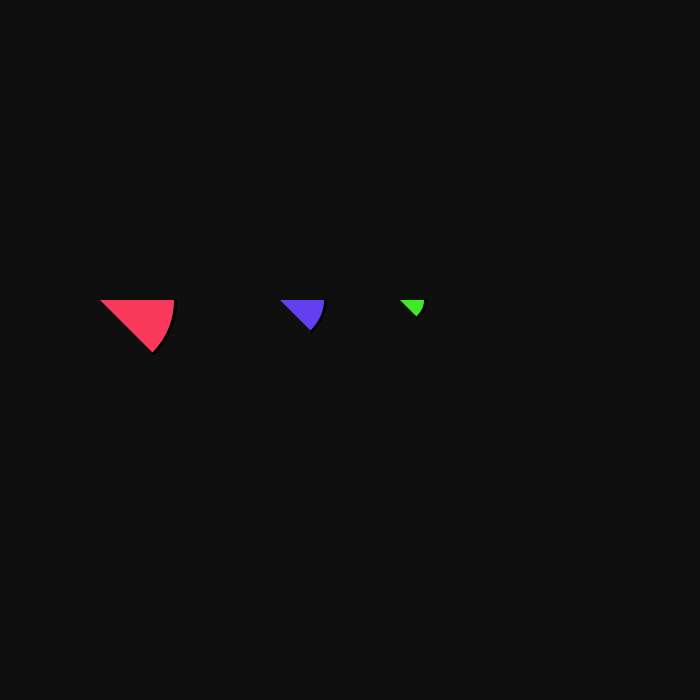
Frame 1 (no input)
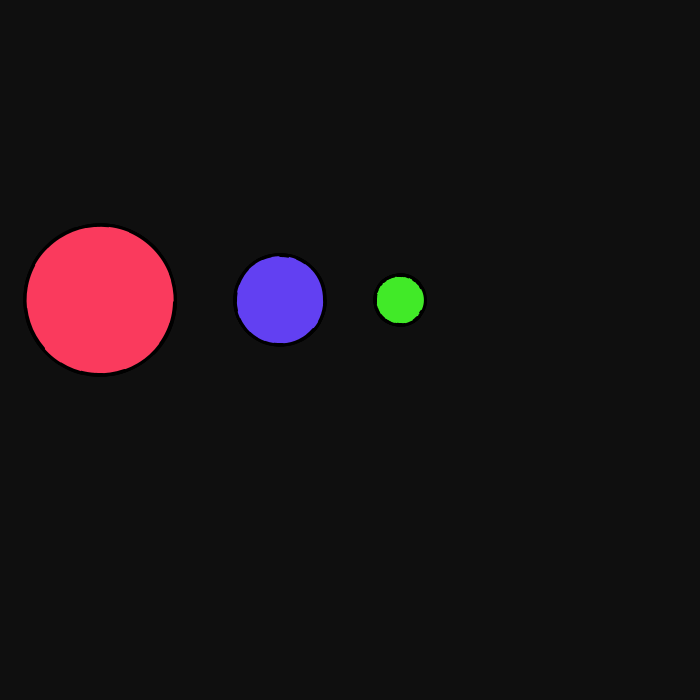
Frame 60 (the mouse pressed at the canvas centre just before this capture)
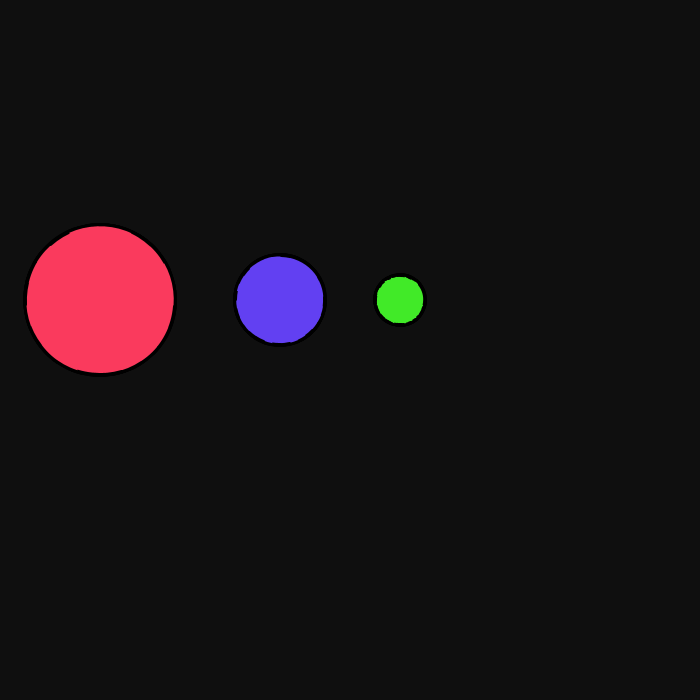
Frame 120 (the mouse held since frame 60 and released just before this capture)

The Processing sketch that drew these frames (run headless with seeded random() and noise(); from frame 60 on, the mouse is pressed at the canvas centre):

// Processing sketch: processing_68050
// ── processing_68050.pde

float a=0;
float b=0;
float c=0;

void setup()
{
size(700,700);
background(15);


}

void draw()
{
strokeWeight(3);
fill(250,58,93);

smooth();
arc (100,300,150,150,a,PI/4+a);
 a=a+0.3;

fill(98,64,242); 
smooth();
arc (280,300,90,90,b,PI/4+b);
 b=b+0.2;  
 
fill(65,234,40); 
smooth();
arc (400,300,50,50,c,PI/4+c);
 c=c+0.1;
}
